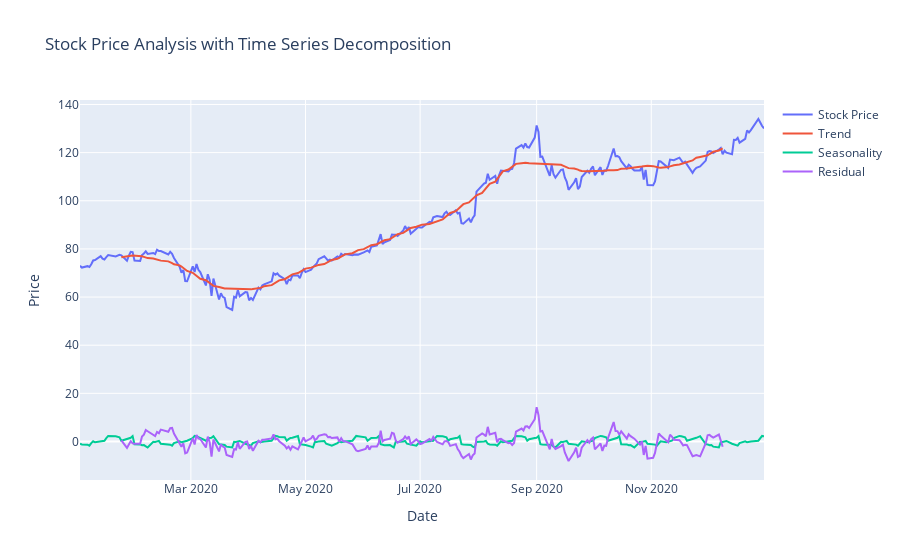

The notebook cell this image was saved under:
### Code cell
import plotly.graph_objs as go

# Create interactive plot for stock prices with decomposition components
trace_price = go.Scatter(x=stock_data.index, y=stock_data['Adj Close'], mode='lines', name='Stock Price')
trace_trend = go.Scatter(x=stock_data.index, y=trend, mode='lines', name='Trend')
trace_seasonal = go.Scatter(x=stock_data.index, y=seasonal, mode='lines', name='Seasonality')
trace_residual = go.Scatter(x=stock_data.index, y=residual, mode='lines', name='Residual')

data = [trace_price, trace_trend, trace_seasonal, trace_residual]

# Layout
layout = go.Layout(title='Stock Price Analysis with Time Series Decomposition',
                   xaxis=dict(title='Date'),
                   yaxis=dict(title='Price'))

# Plot
fig = go.Figure(data=data, layout=layout)
fig.show()

### Figure 1 — Plotly figure (JSON) as saved in the notebook; plotly's stock layout.template omitted (floating-point values rounded to 4 significant figures; data arrays with more than 128 entries replaced by an {"elided": "..."} marker saying what was removed)
{"data": [{"mode": "lines", "name": "Stock Price", "type": "scatter", "x": {"elided": "253 str values"}, "y": {"elided": "253 float values"}}, {"mode": "lines", "name": "Trend", "type": "scatter", "x": {"elided": "253 str values"}, "y": {"elided": "253 float values"}}, {"mode": "lines", "name": "Seasonality", "type": "scatter", "x": {"elided": "253 str values"}, "y": {"elided": "253 float values"}}, {"mode": "lines", "name": "Residual", "type": "scatter", "x": {"elided": "253 str values"}, "y": {"elided": "253 float values"}}], "layout": {"autosize": true, "title": {"text": "Stock Price Analysis with Time Series Decomposition"}, "xaxis": {"autorange": true, "range": ["2020-01-02", "2020-12-31"], "title": {"text": "Date"}, "type": "date"}, "yaxis": {"autorange": true, "range": [-16.0, 141.9], "title": {"text": "Price"}, "type": "linear"}}}
